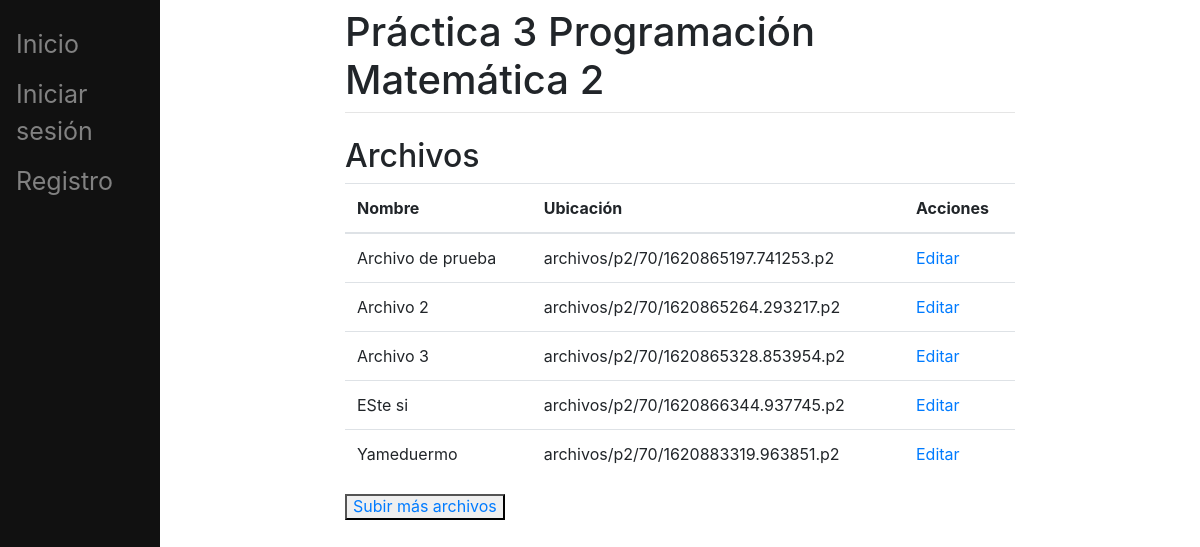
The app's page /files/ (signed in) with its own data.
### main/models.py (models this page shows, shortened)
class UploadedFiles(models.Model):
    title = models.CharField(max_length=100)
    p2 = models.FileField(upload_to=get_upload_name)
    user = models.ForeignKey(User,on_delete=models.CASCADE,null=False, default=1)

### main/views.py (the view)
# urls.py: path('files/',views.files_list, name = 'files list'),
def files_list(request):
    files = UploadedFiles.objects.filter(user=request.user)
    return render(request, 'main/files_list.html', {'files':files})

### main/templates/main/files_list.html
{% extends 'main/base.html' %}
{% block content%}
<h2>Archivos</h2>
<table class="table">
    <thead>
    <tr>
        <th>Nombre</th>
        <th>Ubicación</th>
        <th>Acciones</th>
    </tr>
    </thead>
    <tbody>
    {% for file in files %}
    <tr>
        <td>{{ file.title}}</td>
        <td>{{ file.p2 }}</td>
        <td><a href="{% url 'edicion' file.id %}">Editar</a> </td>
    </tr>
    {% endfor %}
    </tbody>
</table>
<h6><button class="w3-button w3-white w3-padding-large w3-large w3-opacity w3-hover-opacity-off"><a  href = '{% url "upload" %}'>Subir más archivos</a></button></h6>
{% endblock %}

### main/templates/main/base.html (shortened to what this page needs)
<!DOCTYPE html>
<html lang="en">
<head>
    <link rel="stylesheet" href="https://stackpath.bootstrapcdn.com/bootstrap/4.1.3/css/bootstrap.min.css">
</head>
<body>
  <div class="sidenav">
    <a href="/">Inicio</a>
    <a href="/login/">Iniciar sesión</a>
    <a href="/registro">Registro</a>
  </div>
  <div class="main">
    <div class="row justify-content-center">
      <div class="col-8">
        <h1 class="mt-2">Práctica 3 Programación Matemática 2</h1>
        <hr class="mt-0 mb-4">
        {% block content %}
        {% endblock %}
      </div>
    </div>
  </div>
</body>
</html>

### main/templates/main/base.html (style rules this page uses)
.sidenav { height: 100%; width: 160px; position: fixed; z-index: 1; top: 0; left: 0; background-color: #111; overflow-x: hidden; padding-top: 20px; }
.sidenav a { padding: 6px 8px 6px 16px; text-decoration: none; font-size: 25px; color: #818181; display: block; }
.main { margin-left: 160px; padding: 0px 10px; }

### records on screen
UploadedFiles: title "Archivo de prueba", p2 "archivos/p2/70/1620865197.741253.p2"
UploadedFiles: title "Archivo 2", p2 "archivos/p2/70/1620865264.293217.p2"
UploadedFiles: title "Archivo 3", p2 "archivos/p2/70/1620865328.853954.p2"
UploadedFiles: title "ESte si", p2 "archivos/p2/70/1620866344.937745.p2"
UploadedFiles: title "Yameduermo", p2 "archivos/p2/70/1620883319.963851.p2"
